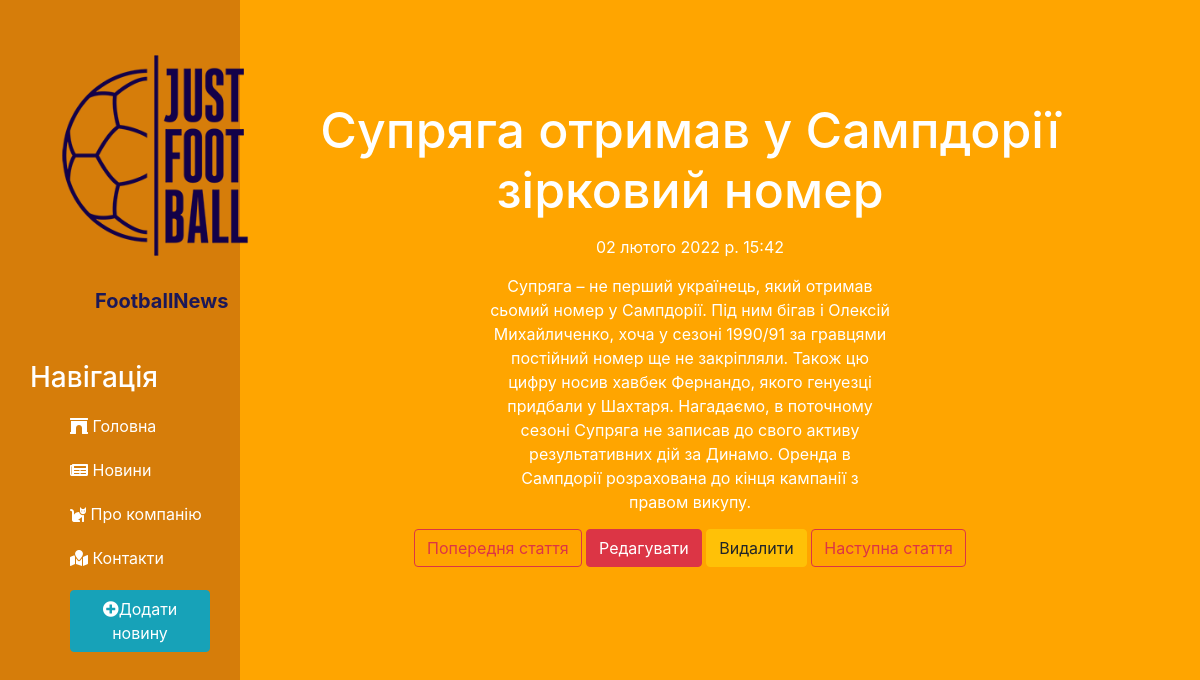
The page /news/2 on the database its author committed.
### news/models.py (models this page shows, shortened)
class Articles(models.Model):
    title = models.CharField('Назва', max_length = 50)
    anons = models.CharField('Анонс', max_length=250)
    full_text = models.TextField('Текст статті')
    date = models.DateTimeField('Дата публікації')
    def __str__(self):
        return self.title
    class Meta:
        verbose_name = 'Новина'
        verbose_name_plural = 'Новини'

### news/views.py (the view)
# urls.py: path('<int:pk>',views.NewsDetailView.as_view(), name = 'news-detail'),
class NewsDetailView(DetailView):
    model = Articles
    template_name = 'news/detail_view.html'
    context_object_name = 'article'

### news/templates/news/detail_view.html (shortened to what this page needs)
{%extends 'main/layout.html' %}
{% block content %}
    <div class="features">
        <h1>{{ article.title }}</h1>
        <p>{{ article.date }}</p>
        <p>{{ article.full_text }}</p>
        <a href="{% url 'news-detail' article.id %}" class="btn btn-outline-danger">Попередня стаття</a>
        <a href="{% url 'news-update' article.id %}" class="btn btn-danger">Редагувати</a>
        <a href="{% url 'news-delete' article.id %}" class="btn btn-warning">Видалити</a>
        <a href="{% url 'news-detail' article.id %}" class="btn btn-outline-danger">Наступна стаття</a>
    </div>
{% endblock %}

### main/static/main/css/main.css (style rules this page uses)
body { background: orange; }
main .features { float: left; color: #fff; margin-top: 100px; text-align: center; width: 75%; }
main .features h1 { font-size: 50px; }
main .features p { max-width: 400px; margin: 15px auto }

### rows shown on the page
Articles: title "Супряга отримав у Сампдорії зірковий номер", date "02 лютого 2022 р. 15:42", full_text "Супряга – не перший українець, який отримав сьомий номер у Сампдорії. Під ним бігав і Олексій Михайличенко, хоча у сезоні 1990/91 за гравцями постійний номер ще не закріпляли. Також цю цифру носив хавбек Фернандо, якого генуезці придбали у Шахтаря. Нагадаємо, в поточному сезоні Супряга не записав до свого активу результативних дій за Динамо. Оренда в Сампдорії розрахована до кінця кампанії з правом викупу."
